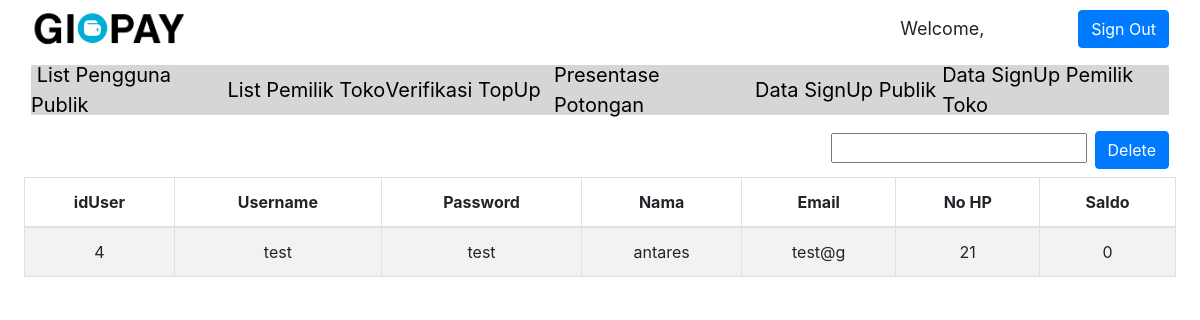
The app's page /adminLPub.php, older data.
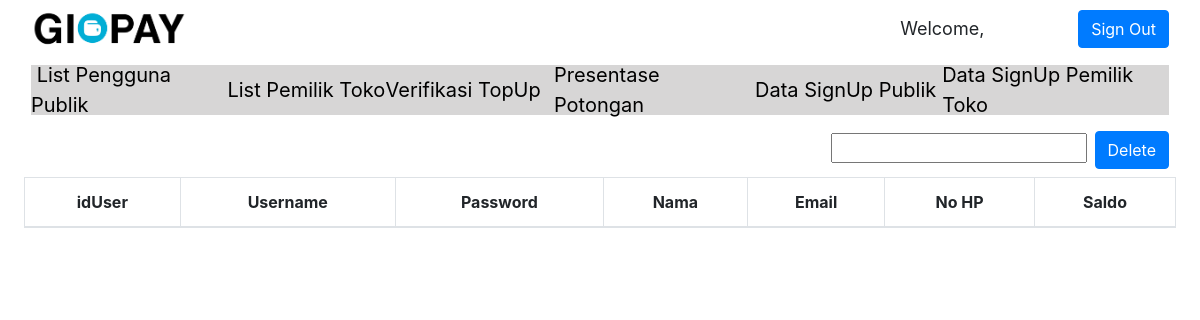
The same page, newer data.
### tables this page shows
CREATE TABLE `penggunapublik` (
  `idUser` int(11) NOT NULL,
  `username` varchar(15) NOT NULL,
  `password` varchar(15) NOT NULL,
  `nama` varchar(50) NOT NULL,
  `email` varchar(50) NOT NULL,
  `noHp` int(12) NOT NULL,
  `saldo` float NOT NULL,
  `tanggalSignUp` date NOT NULL
);

### server.php (called while the page is built, shortened)
<?php
    require_once "mysqlDB.php";
function getListPub(){
    $db = new MySQLDB('localhost', 'root', '', 'gipay');
    $query = "SELECT idUser, username, password, nama, email, noHp, saldo FROM penggunapublik";
    $res = $db->executeSelectQuery($query);
    return $res;
}
?>

### mysqlDB.php (called while the page is built, shortened)
<?php
class MySQLDB{
	protected $servername;
	protected $username;
	protected $password;
	protected $dbname;
	protected $db_connection;
	public function __construct($servername,$username,$password,$dbname){
		$this->servername=$servername;
		$this->username=$username;
		$this->password=$password;
		$this->dbname=$dbname;
	}
	public function openConnection(){
		$this->db_connection=new mysqli($this->servername,$this->username,$this->password,$this->dbname);
	}
	public function executeSelectQuery($sql){
		$query_result=$this->db_connection->query($sql);
		$result=[];
		if($query_result!=[]){
			if($query_result->num_rows > 0){
				while ($row=$query_result->fetch_row()) {
					$result[] = $row;
				}
			}
		}
		return $result;
	}
}
?>

### adminLPub.php (the view, shortened to what this page needs)
<?php
    include "server.php";
?>
<!DOCTYPE html>
<html>
<head>
    <link rel="stylesheet" href="assets/bootstrap/css/bootstrap.min.css">
    <link rel="stylesheet" href="assets/css/Data-Table-1.css">
    <link rel="stylesheet" href="assets/css/Data-Table.css">
    <link rel="stylesheet" href="assets/css/Header-Blue.css">
    <link rel="stylesheet" href="https://cdn.datatables.net/1.10.15/css/dataTables.bootstrap.min.css">
    <link rel="stylesheet" href="assets/css/Google-Style-Login.css">
    <link rel="stylesheet" href="assets/css/LinkedIn-like-Profile-Box.css">
    <link rel="stylesheet" href="assets/css/Pretty-Registration-Form.css">
    <link rel="stylesheet" href="assets/css/styles.css">
    <link rel="stylesheet" href="assets/css/Table-With-Search-1.css">
    <link rel="stylesheet" href="assets/css/Table-With-Search.css">
    <link rel="stylesheet" href="assets/css/Team-Boxed.css">
</head>
<body>
    <nav class="navbar navbar-light navbar-expand-md" style="background-color: #ffffff;">
        <div class="container-fluid"><img src="assets/img/Gipay.png" style="height: 40px;">
            <input class="form-control-plaintext" type="text" value="Welcome, <?php echo $_SESSION['username']; ?>" readonly="" style="width: 180px;font-size: 18px;"><a href="adminLPub.php?logout='1'" class="btn btn-primary" role="button">Sign Out</a></div>
    </nav>
    <nav class="navbar navbar-light navbar-expand-md">
        <div class="container-fluid"><button data-toggle="collapse" class="navbar-toggler" data-target="#navcol-2"><span class="sr-only">Toggle navigation</span><span class="navbar-toggler-icon"></span></button>
            <div class="collapse navbar-collapse" id="navcol-2" style="background-color: #d7d6d6;font-size: 20px;height: 50px;color: rgb(0,0,0);">
                <a href="adminLPub.php" style="color: rgb(0,0,0);width: 210px;">&nbsp;List Pengguna Publik</a><a href="adminLToko.php" style="color: rgb(0,0,0);width: 169px;">List Pemilik Toko</a><a href="adminVerif.php" style="color: rgb(0,0,0);width: 180px;">Verifikasi TopUp</a><a href="adminPotong.php"
                    style="color: rgb(0,0,0);width: 215px;">Presentase Potongan</a><a href="adminSignUpPub.php" style="color: rgb(0,0,0);width: 200px;">Data SignUp Publik</a><a href="adminSignUpToko.php" style="color: rgb(0,0,0);">Data SignUp Pemilik Toko</a>
                </div>
        </div>
    </nav>
    <nav class="navbar navbar-light navbar-expand-md" style="background-color: #ffffff;">
        <div class="container-fluid"><button data-toggle="collapse" class="navbar-toggler" data-target="#navcol-1"><span class="sr-only">Toggle navigation</span><span class="navbar-toggler-icon"></span></button>
            <form class="form-blokPub" action="adminLPub.php" method="POST"><input name="idUser" type="text" style="margin-right: 8px;"><button name="delete_pub" class="btn btn-primary" type="submit">Delete</button></form></div>
    </nav><table id="example" class="table table-striped table-bordered" cellspacing="0" width="100%">
        <thead>
            <tr>
                <th>idUser</th>
                <th>Username</th>
                <th>Password</th>
                <th>Nama</th>
                <th>Email</th>
                <th>No HP</th>
                <th>Saldo</th>
            </tr>
        </thead>
        <tbody>
            <?php
            $result = getListPub();
            foreach($result as $row) {
                echo '<tr>';
                foreach($row as $cell){
                    echo('<td>' . $cell . '</td>');
                }
                echo '</tr>';
			}
            ?>
        </tbody>
    </table>
</body>
</html>

### assets/css/Data-Table-1.css (style rules this page uses)
#example { margin-bottom: 0; }

### assets/css/Data-Table.css (style rules this page uses)
#example { margin-bottom: 0; }
#example { width: 96%; text-align: center; margin: auto; }

Row changes from the older to the newer data that the page shows:
removed penggunapublik: idUser "4", cell "test", nama "antares", email "test@g", noHp "21", saldo "0"
